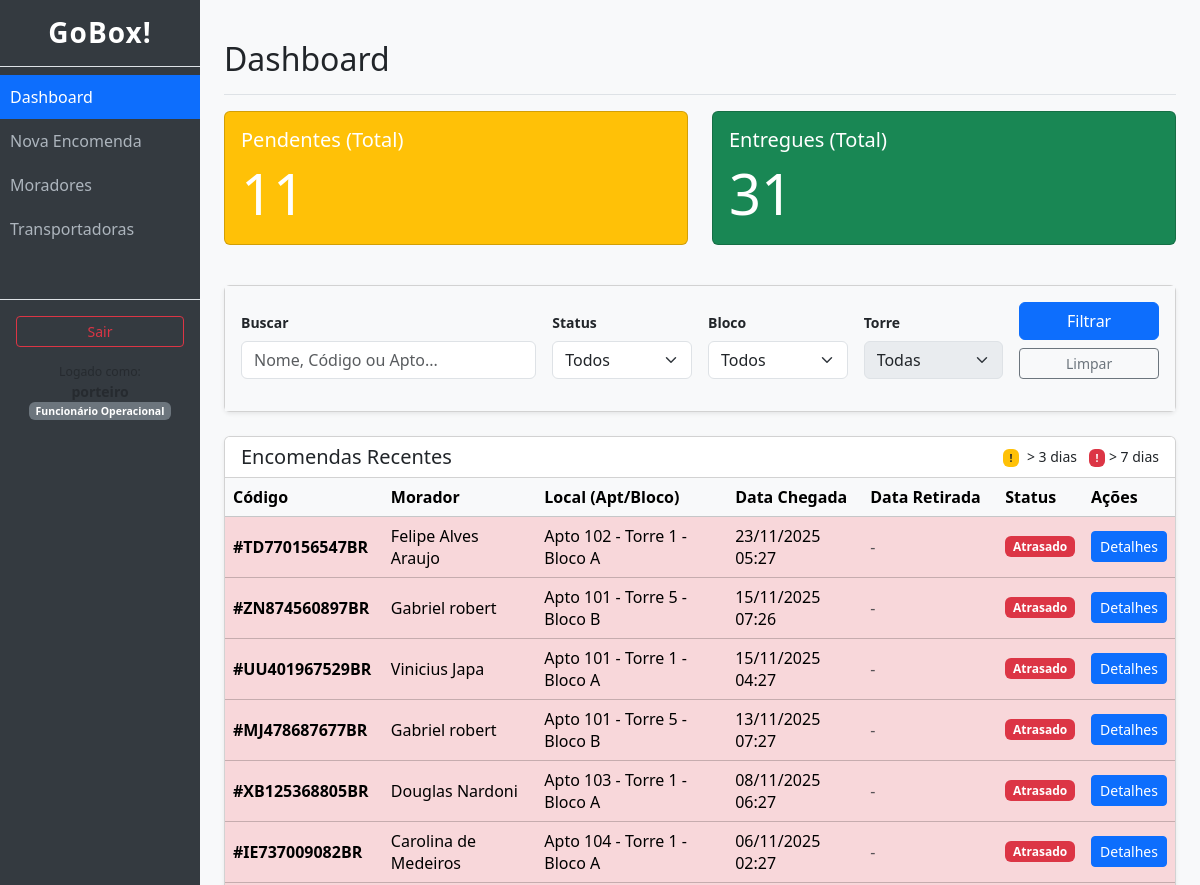
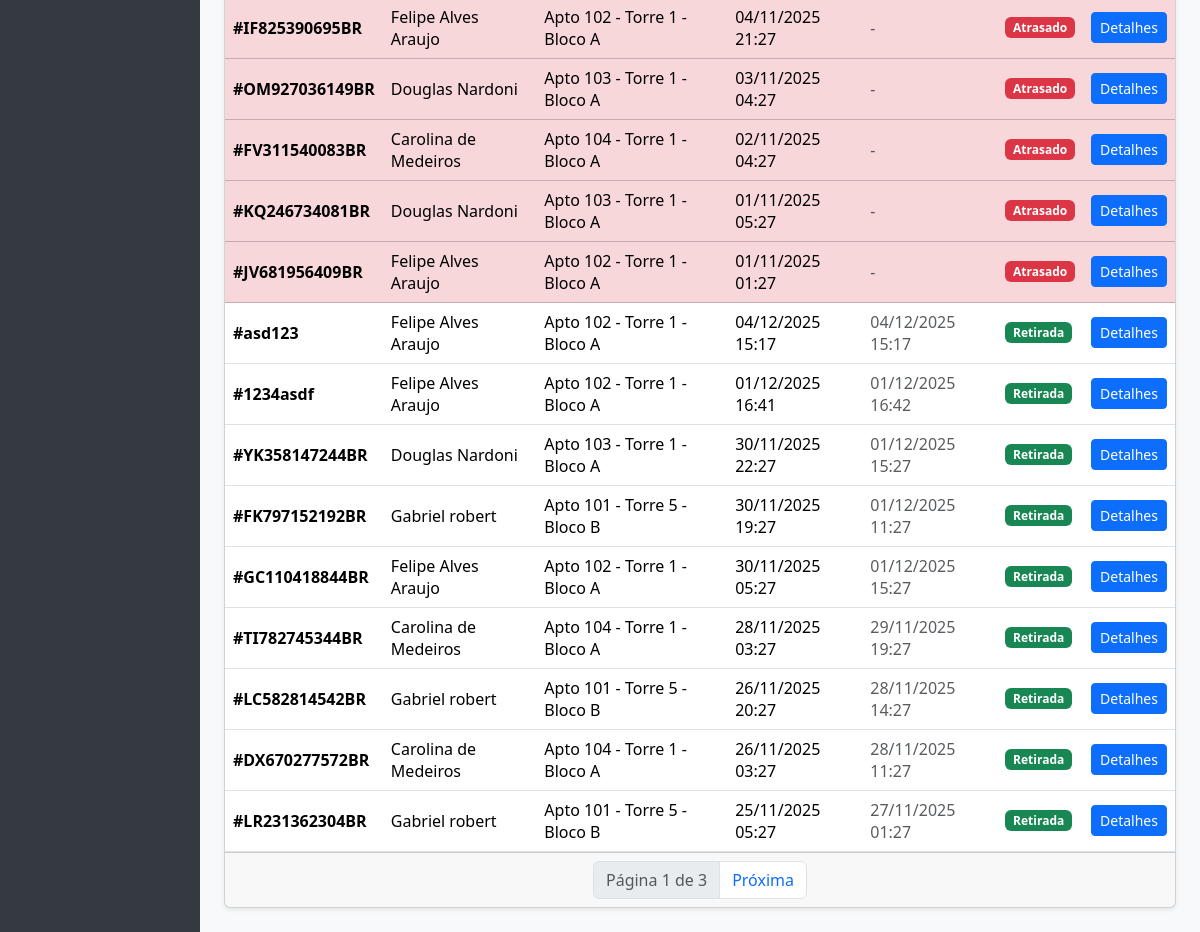
The page / (signed in) on the database its author committed (2 pictures, top to bottom).
### usuarios/models.py (models this page shows, shortened)
class Funcionario(AbstractUser):
    TIPO_OPERADOR = 'OPERADOR'
    TIPO_ADMIN = 'ADMIN'
    CARGO_CHOICES = [
        (TIPO_OPERADOR, 'Funcionário Operacional'),
        (TIPO_ADMIN, 'Administrador/Síndico'),
    ]
    cargo = models.CharField(
        max_length=20,
        choices=CARGO_CHOICES,
        default=TIPO_OPERADOR,
        verbose_name="Nível de Acesso"
    )
    telefone = models.CharField(max_length=20, blank=True, null=True)
    class Meta:
        verbose_name = "Funcionário"
    @property
    def eh_admin(self):
        return self.cargo == self.TIPO_ADMIN or self.is_superuser

class Morador(models.Model):
    apto = models.ForeignKey(Apartamento, on_delete=models.PROTECT, related_name="moradores")
    nome = models.CharField(max_length=200)
    telefone = models.CharField(max_length=30, blank=True, null=True)
    data_cadastro = models.DateTimeField(auto_now_add=True)
    class Meta:
        verbose_name = "Morador"
        verbose_name_plural = "Moradores"

### encomendas/models.py (models this page shows, shortened)
class Encomenda(models.Model):
    STATUS_CHOICES = [
        ('PENDENTE', 'Pendente'),
        ('RETIRADA', 'Retirada'),
    ]
    morador = models.ForeignKey(Morador, on_delete=models.PROTECT, related_name='encomendas')
    funcionario_registro = models.ForeignKey(
        Funcionario,
        on_delete=models.PROTECT,
        related_name='encomendas_registradas',
        verbose_name="Registrado por"
    )
    transportadora = models.ForeignKey(
        Transportadora,
        on_delete=models.SET_NULL,
        null=True,
        blank=True
    )
    codigo_encomenda = models.CharField(max_length=30, verbose_name="Código de Rastreio")
    codigo_retirada = models.CharField(
        max_length=6,
        default=generate_code,
        unique=True,
        editable=False,
        verbose_name="Código de Retirada"
    )
    descricao = models.CharField(max_length=200, blank=True, null=True, verbose_name="Descrição Visual")
    foto = models.ImageField(
        upload_to="encomendas_fotos/",
        blank=True,
        null=True,
        verbose_name="Foto/Comprovante"
    )
    data_entrada = models.DateTimeField(auto_now_add=True)
    data_retirada = models.DateTimeField(blank=True, null=True)
    status = models.CharField(
        max_length=20,
        choices=STATUS_CHOICES,
        default='PENDENTE'
    )
    ativo = models.BooleanField(default=True, verbose_name="Ativo (Deleção Lógica)")
    @property
    def dias_em_espera(self):
        if self.status == 'PENDENTE' and self.data_entrada:
            delta = now() - self.data_entrada
            return delta.days
        return 0
    @property
    def status_prazo(self):
        dias = self.dias_em_espera
        if dias >= 7:
            return 'CRITICO' # Vermelho
        elif dias >= 3:
            return 'ATENCAO' # Amarelo
        return 'NORMAL'
    class Meta:
        verbose_name = "Encomenda"
        verbose_name_plural = "Encomendas"

### blocos/models.py (models this page shows, shortened)
class Apartamento(models.Model):
    torre = models.ForeignKey(Torre, on_delete=models.CASCADE, related_name="apartamentos")
    numero = models.CharField(max_length=20)
    def __str__(self):
        return f"Apto {self.numero} - {self.torre.nome} - {self.torre.bloco.nome}"

class Torre(models.Model):
    bloco = models.ForeignKey(Bloco, on_delete=models.CASCADE, related_name="torres")
    nome = models.CharField(max_length=100)

class Bloco(models.Model):
    nome = models.CharField(max_length=100)

### encomendas/views.py (the view)
# urls.py: path('', views.DashboardView.as_view(), name='dashboard'),
class DashboardView(LoginRequiredMixin, ListView):
    model = Encomenda
    template_name = 'encomendas/dashboard.html'
    context_object_name = 'encomendas'
    paginate_by = 20
    def get_queryset(self):
        queryset = Encomenda.objects.filter(ativo=True).select_related(
            'morador',
            'morador__apto',
            'morador__apto__torre',
            'morador__apto__torre__bloco'
        ).order_by('status', '-data_entrada')
        q = self.request.GET.get('q')
        if q:
            queryset = queryset.filter(
                Q(codigo_encomenda__icontains=q) |
                Q(morador__nome__icontains=q) |
                Q(morador__apto__numero__icontains=q)
            )
        status = self.request.GET.get('status')
        if status:
            queryset = queryset.filter(status=status)
        bloco_id = self.request.GET.get('bloco')
        if bloco_id:
            queryset = queryset.filter(morador__apto__torre__bloco_id=bloco_id)
        torre_id = self.request.GET.get('torre')
        if torre_id:
            queryset = queryset.filter(morador__apto__torre_id=torre_id)
        return queryset
    def get_context_data(self, **kwargs):
        context = super().get_context_data(**kwargs)
        context['total_pendentes'] = Encomenda.objects.filter(status='PENDENTE', ativo=True).count()
        context['total_retiradas'] = Encomenda.objects.filter(status='RETIRADA', ativo=True).count()
        context['blocos'] = Bloco.objects.all().order_by('nome')
        context['filtro_q'] = self.request.GET.get('q', '')
        context['filtro_status'] = self.request.GET.get('status', '')
        context['filtro_bloco'] = self.request.GET.get('bloco', '')
        context['filtro_torre'] = self.request.GET.get('torre', '')
        if context['filtro_bloco']:
            context['torres_filtradas'] = Torre.objects.filter(bloco_id=context['filtro_bloco']).order_by('nome')
        return context

### templates/encomendas/dashboard.html (shortened to what this page needs)
{% extends "base.html" %}
{% block content %}
<div class="d-flex justify-content-between flex-wrap flex-md-nowrap align-items-center pt-3 pb-2 mb-3 border-bottom">
    <h1 class="h2">Dashboard</h1>
</div>
<div class="row mb-4">
    <div class="col-md-6">
        <div class="card text-white bg-warning mb-3">
            <div class="card-body">
                <h5 class="card-title">Pendentes (Total)</h5>
                <p class="card-text display-4">{{ total_pendentes }}</p>
            </div>
        </div>
    </div>
    <div class="col-md-6">
        <div class="card text-white bg-success mb-3">
            <div class="card-body">
                <h5 class="card-title">Entregues (Total)</h5>
                <p class="card-text display-4">{{ total_retiradas }}</p>
            </div>
        </div>
    </div>
</div>
<div class="card shadow-sm mb-4">
    <div class="card-body bg-light">
        <form method="get" class="row g-3 align-items-end">
            <div class="col-md-4">
                <label class="form-label fw-bold small">Buscar</label>
                <input type="text" name="q" class="form-control" placeholder="Nome, Código ou Apto..." value="{{ filtro_q }}">
            </div>
            <div class="col-md-2">
                <label class="form-label fw-bold small">Status</label>
                <select name="status" class="form-select">
                    <option value="">Todos</option>
                </select>
            </div>
            <div class="col-md-2">
                <label class="form-label fw-bold small">Bloco</label>
                <select name="bloco" id="filtro-bloco" class="form-select">
                    <option value="">Todos</option>
                </select>
            </div>
            <div class="col-md-2">
                <label class="form-label fw-bold small">Torre</label>
                <select name="torre" id="filtro-torre" class="form-select" {% if not torres_filtradas %}disabled{% endif %}>
                    <option value="">Todas</option>
                </select>
            </div>
            <div class="col-md-2">
                <div class="d-grid gap-2">
                    <button type="submit" class="btn btn-primary">
                         Filtrar
                    </button>
                    <a href="{% url 'dashboard' %}" class="btn btn-outline-secondary btn-sm">Limpar</a>
                </div>
            </div>
        </form>
    </div>
</div>
<div class="card shadow-sm">
    <div class="card-header bg-white d-flex justify-content-between align-items-center">
        <h5 class="mb-0">Encomendas Recentes</h5>
        <div class="small">
            <span class="badge bg-warning text-dark me-1">!</span> > 3 dias
            <span class="badge bg-danger ms-2">!</span> > 7 dias
        </div>
    </div>
    <div class="table-responsive">
        <table class="table table-hover align-middle mb-0">
            <thead class="table-light">
                <tr>
                    <th>Código</th>
                    <th>Morador</th>
                    <th>Local (Apt/Bloco)</th>
                    <th>Data Chegada</th>
                    <th>Data Retirada</th>
                    <th>Status</th>
                    <th>Ações</th>
                </tr>
            </thead>
            <tbody>
                {% for encomenda in encomendas %}
                <tr class="{% if encomenda.status_prazo == 'CRITICO' %}table-danger{% elif encomenda.status_prazo == 'ATENCAO' %}table-warning{% endif %}">
                    <td><strong>#{{ encomenda.codigo_encomenda }}</strong></td>
                    <td>{{ encomenda.morador.nome }}</td>
                    <td>{{ encomenda.morador.apto }}</td>
                    <td>{{ encomenda.data_entrada|date:"d/m/Y H:i" }}</td>
                    <td>
                        <span class="text-muted">
                            {{ encomenda.data_retirada|date:"d/m/Y H:i"|default:"-" }}
                        </span>
                    </td>
                    <td>
                        {% if encomenda.status == 'PENDENTE' %}
                            {% if encomenda.status_prazo == 'CRITICO' %}
                                <span class="badge bg-danger">Atrasado</span>
                            {% elif encomenda.status_prazo == 'ATENCAO' %}
                                <span class="badge bg-warning text-dark">Atenção</span>
                            {% else %}
                                <span class="badge bg-secondary">No Prazo</span>
                            {% endif %}
                        {% else %}
                            <span class="badge bg-success">Retirada</span>
                        {% endif %}
                    </td>
                    <td>
                        <a href="{% url 'encomenda_detail' encomenda.pk %}" class="btn btn-sm btn-primary">Detalhes</a>
                    </td>
                </tr>
                {% endfor %}
            </tbody>
        </table>
    </div>
    {% if is_paginated %}
    <div class="card-footer">
        <nav>
            <ul class="pagination justify-content-center mb-0">
                <li class="page-item disabled"><span class="page-link">Página {{ page_obj.number }} de {{ page_obj.paginator.num_pages }}</span></li>
                {% if page_obj.has_next %}
                    <li class="page-item"><a class="page-link" href="?page={{ page_obj.next_page_number }}&q={{ filtro_q }}&status={{ filtro_status }}&bloco={{ filtro_bloco }}&torre={{ filtro_torre }}">Próxima</a></li>
                {% endif %}
            </ul>
        </nav>
    </div>
    {% endif %}
</div>
{% endblock %}

### templates/base.html (shortened to what this page needs)
{% load bootstrap5 %}
{% bootstrap_css %}
<!DOCTYPE html>
<html lang="pt-br">
<head>
</head>
<body>
<div class="container-fluid">
    <div class="row">
        {% if user.is_authenticated %}
        <div class="col-md-2 sidebar p-0">
            <h3 class="text-center py-3 border-bottom brand-title">GoBox!</h3>
            <a href="{% url 'dashboard' %}" class="nav-link-custom {% if request.resolver_match.url_name == 'dashboard' %}active-link{% endif %}">
                Dashboard
            </a>
            <a href="{% url 'encomenda_create' %}" class="nav-link-custom {% if request.resolver_match.url_name == 'encomenda_create' %}active-link{% endif %}">
                Nova Encomenda
            </a>
            <a href="{% url 'morador_list' %}" class="nav-link-custom {% if 'moradores' in request.path %}active-link{% endif %}">
                Moradores
            </a>
            <a href="{% url 'transportadora_list' %}" class="nav-link-custom {% if 'transportadoras' in request.path %}active-link{% endif %}">
                Transportadoras
            </a>
            <div class="mt-5 border-top p-3">
                <form action="{% url 'logout' %}" method="post">
                    <button type="submit" class="btn btn-outline-danger w-100 btn-sm">Sair</button>
                </form>
                <div class="small text-center mt-2 text-muted">
                    <small>Logado como:</small><br>
                    <strong>{{ user.username }}</strong><br>
                    <span class="badge bg-secondary">{{ user.get_cargo_display }}</span>
                </div>
            </div>
        </div>
        {% endif %}
        <div class="col-md-{% if user.is_authenticated %}10{% else %}12{% endif %} p-4">
            {% block content %}
            {% endblock %}
        </div>
    </div>
</div>
</body>
</html>

### templates/base.html (style rules this page uses)
body { background-color: #f8f9fa; }
.sidebar { min-height: 100vh; background-color: #343a40; color: white; }
.sidebar a.nav-link-custom { color: #adb5bd; text-decoration: none; padding: 10px; display: block; }
.active-link { background-color: #0d6efd; color: white !important; }
.brand-title { font-weight: bold; letter-spacing: 1px; }

### rows shown on the page
Funcionario: cargo "Funcionário Operacional"
Encomenda: codigo_encomenda "TD770156547BR", morador.nome "Felipe Alves Araujo", morador.apto "Apto 102 - Torre 1 - Bloco A", data_entrada "23/11/2025 05:27", data_retirada "-", status "Atrasado"
Encomenda: codigo_encomenda "ZN874560897BR", morador.nome "Gabriel robert", morador.apto "Apto 101 - Torre 5 - Bloco B", data_entrada "15/11/2025 07:26", data_retirada "-", status "Atrasado"
Encomenda: codigo_encomenda "UU401967529BR", morador.nome "Vinicius Japa", morador.apto "Apto 101 - Torre 1 - Bloco A", data_entrada "15/11/2025 04:27", data_retirada "-", status "Atrasado"
Encomenda: codigo_encomenda "MJ478687677BR", morador.nome "Gabriel robert", morador.apto "Apto 101 - Torre 5 - Bloco B", data_entrada "13/11/2025 07:27", data_retirada "-", status "Atrasado"
Encomenda: codigo_encomenda "XB125368805BR", morador.nome "Douglas Nardoni", morador.apto "Apto 103 - Torre 1 - Bloco A", data_entrada "08/11/2025 06:27", data_retirada "-", status "Atrasado"
Encomenda: codigo_encomenda "IE737009082BR", morador.nome "Carolina de Medeiros", morador.apto "Apto 104 - Torre 1 - Bloco A", data_entrada "06/11/2025 02:27", data_retirada "-", status "Atrasado"
Encomenda: codigo_encomenda "IF825390695BR", morador.nome "Felipe Alves Araujo", morador.apto "Apto 102 - Torre 1 - Bloco A", data_entrada "04/11/2025 21:27", data_retirada "-", status "Atrasado"
Encomenda: codigo_encomenda "OM927036149BR", morador.nome "Douglas Nardoni", morador.apto "Apto 103 - Torre 1 - Bloco A", data_entrada "03/11/2025 04:27", data_retirada "-", status "Atrasado"
Encomenda: codigo_encomenda "FV311540083BR", morador.nome "Carolina de Medeiros", morador.apto "Apto 104 - Torre 1 - Bloco A", data_entrada "02/11/2025 04:27", data_retirada "-", status "Atrasado"
Encomenda: codigo_encomenda "KQ246734081BR", morador.nome "Douglas Nardoni", morador.apto "Apto 103 - Torre 1 - Bloco A", data_entrada "01/11/2025 05:27", data_retirada "-", status "Atrasado"
Encomenda: codigo_encomenda "JV681956409BR", morador.nome "Felipe Alves Araujo", morador.apto "Apto 102 - Torre 1 - Bloco A", data_entrada "01/11/2025 01:27", data_retirada "-", status "Atrasado"
Encomenda: codigo_encomenda "asd123", morador.nome "Felipe Alves Araujo", morador.apto "Apto 102 - Torre 1 - Bloco A", data_entrada "04/12/2025 15:17", data_retirada "04/12/2025 15:17", status "Retirada"
Encomenda: codigo_encomenda "1234asdf", morador.nome "Felipe Alves Araujo", morador.apto "Apto 102 - Torre 1 - Bloco A", data_entrada "01/12/2025 16:41", data_retirada "01/12/2025 16:42", status "Retirada"
Encomenda: codigo_encomenda "YK358147244BR", morador.nome "Douglas Nardoni", morador.apto "Apto 103 - Torre 1 - Bloco A", data_entrada "30/11/2025 22:27", data_retirada "01/12/2025 15:27", status "Retirada"
Encomenda: codigo_encomenda "FK797152192BR", morador.nome "Gabriel robert", morador.apto "Apto 101 - Torre 5 - Bloco B", data_entrada "30/11/2025 19:27", data_retirada "01/12/2025 11:27", status "Retirada"
Encomenda: codigo_encomenda "GC110418844BR", morador.nome "Felipe Alves Araujo", morador.apto "Apto 102 - Torre 1 - Bloco A", data_entrada "30/11/2025 05:27", data_retirada "01/12/2025 15:27", status "Retirada"
Encomenda: codigo_encomenda "TI782745344BR", morador.nome "Carolina de Medeiros", morador.apto "Apto 104 - Torre 1 - Bloco A", data_entrada "28/11/2025 03:27", data_retirada "29/11/2025 19:27", status "Retirada"
Encomenda: codigo_encomenda "LC582814542BR", morador.nome "Gabriel robert", morador.apto "Apto 101 - Torre 5 - Bloco B", data_entrada "26/11/2025 20:27", data_retirada "28/11/2025 14:27", status "Retirada"
Encomenda: codigo_encomenda "DX670277572BR", morador.nome "Carolina de Medeiros", morador.apto "Apto 104 - Torre 1 - Bloco A", data_entrada "26/11/2025 03:27", data_retirada "28/11/2025 11:27", status "Retirada"
Encomenda: codigo_encomenda "LR231362304BR", morador.nome "Gabriel robert", morador.apto "Apto 101 - Torre 5 - Bloco B", data_entrada "25/11/2025 05:27", data_retirada "27/11/2025 01:27", status "Retirada"

### other values the page prints
{{ total_pendentes }} "11"
{{ total_retiradas }} "31"
{{ page_obj.number }} "1"
{{ page_obj.paginator.num_pages }} "3"
